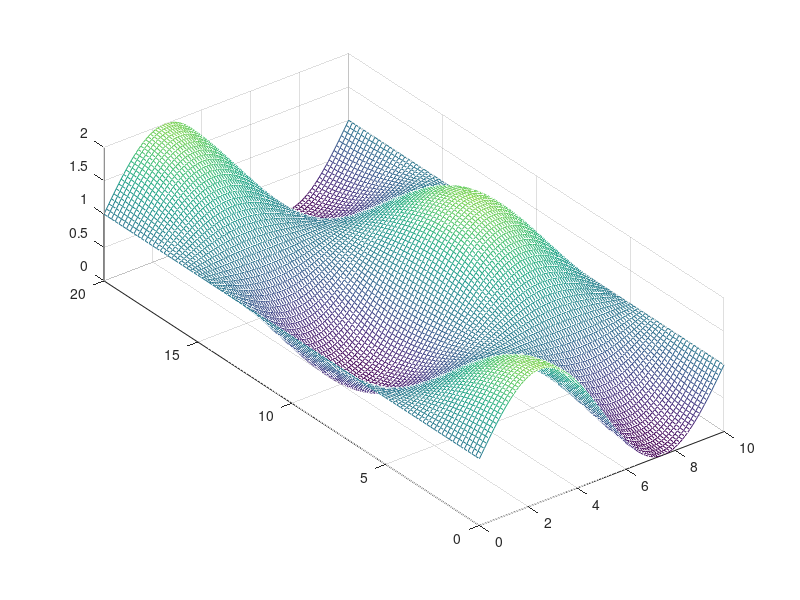

MATLAB code to generate this figure: (Note: this script raises an error after producing the figure.)
clc
clear
close all

printfigure = 1;

Length_x = 10;  
Length_y = 20;  
Time = 5;
step_length_x = 0.1;
step_length_y = 0.2;
step_time = 0.1;
x = 0 : step_length_x : Length_x;
y = 0 : step_length_y : Length_y;
t = 0 : step_time : Time;
N_length_x = length(x);
N_length_y = length(y);
N_time = length(t);

k = 0.1;  % Waermeleitfaehigkeit in cm^2/s
a = 0.1;

N = 10;  % Grad
lambda = 0 : pi / Length_x : N * pi / Length_x;
sigma = 0 : pi / Length_y : N * pi / Length_y;

f = zeros(N_time, N_length_x, N_length_y);  % Temperaturmatrix
for i = 1 : N_length_x
    for j = 1 : N_length_y
        f(1,i,j) = sin(x(i) / Length_x * 2 * pi) * cos(y(j) / Length_y * 2 * pi) + 1;
    end
end

[Y,X] = meshgrid(y,x);
mesh(X,Y,squeeze(f(1,:,:)));
caxis([0 2.5])
pbaspect([1 Length_y/Length_x 0.5])
setmesh('Anfangsbedingung','$x$','$y$','$f$','T_2D_inhomo_modal_inital_condition',printfigure)

phi = zeros(N + 1, N_length_x);  % Eigenfunktionen
psi = zeros(N + 1, N_length_y);  % Eigenfunktionen
T = zeros(N + 1, N + 1, N_time);  % Gewichtung

phi(1,:) = sqrt(1 / Length_x);
for i = 2 : N + 1
    for n = 1 : N_length_x
        phi(i, n) = sqrt(2 / Length_x) * cos(lambda(i) * x(n));
    end
end
psi(1,:) = sqrt(1 / Length_y);
for i = 2 : N + 1
    for n = 1 : N_length_y
        psi(i, n) = sqrt(2 / Length_y) * cos(sigma(i) * y(n));
    end
end

figure
for i = 1 : N + 1
    plot(x,phi(i,:))
    hold on
end
txt = ['$G = ',num2str(N),'$'];
TEXT = text(8,0.4,txt,'FontSize',30);
set(TEXT,'Interpreter','latex')
setplt('Eigenfunktionen $\varphi$','$x$','$value$','T_2D_inhomo_modal_Eigenfunctions_phi',printfigure)

figure
for i = 1 : N + 1
    plot(y,psi(i,:))
    hold on
end
txt = ['$G = ',num2str(N),'$'];
TEXT = text(16,0.3,txt,'FontSize',30);
set(TEXT,'Interpreter','latex')
setplt('Eigenfunktionen $\psi$','$y$','$value$','T_2D_inhomo_modal_Eigenfunctions_psi',printfigure)

for i = 1 : N + 1
    for j = 1 : N + 1
        T(i, j, 1) = 0;
        for n = 1 : N_length_x
            for m = 1 : N_length_y
                T(i, j, 1) = T(i, j, 1) + f(1,n,m) * phi(i, n) * psi(j, m) * step_length_x * step_length_y;
            end
        end
    end
end

for i = 1 : N + 1
    for j = 1 : N + 1
        for n = 2 : N_time
            T(i, j, n) = (1 - step_time * k * (lambda(i)^2 + sigma(j)^2) - a * step_time)^(n - 1) * T(i, j, 1);
        end
    end
end

f = zeros(N_time, N_length_x, N_length_y);  % Temperaturmatrix
for n = 1 : N_time
    for i = 1 : N + 1
        for j = 1 : N + 1
            for x_direction = 1 : N_length_x
                for y_direction = 1 : N_length_y
                    f(n,x_direction,y_direction) = f(n,x_direction,y_direction) + T(i,j,n) * phi(i,x_direction) * psi(j,y_direction);
                end
            end
        end
    end
end

figure
for n = 1 : 1 : N_time
    mesh(X,Y,squeeze(f(n,:,:)))
    zlim([0 2.5])
    caxis([0 2.5])
    pbaspect([1 Length_y/Length_x 0.5])
    setmesh('','$x$','$y$','$f$','T_2D_inhomo_modal_1',0)
    set(gcf,'outerposition',get(0,'screensize'));
    txt = ['$t = ',num2str(t(n)),'$'];
    TEXT = text(8,0,0.5,txt,'FontSize',60);
    set(TEXT,'Interpreter','latex')
    txt = ['$G = ',num2str(N),'$'];
    TEXT = text(8,0,1.8,txt,'FontSize',60);
    set(TEXT,'Interpreter','latex')
    xticks(0:5:10)
    yticks(0:5:20)
    zticks([-1 1 3])
    xticklabels({'0','5','10'})
    yticklabels({'0','5','10','15','20'})
    zticklabels({'-1','1','3'})
    drawnow
    frame=getframe(gcf);
    imind=frame2im(frame);
    [imind,cm] = rgb2ind(imind,256);
    if printfigure == 1
        if n==1
             imwrite(imind,cm,'T_2D_inhomo_modal_1.gif','gif', 'Loopcount',inf,'DelayTime',1e-6);
        else
             imwrite(imind,cm,'T_2D_inhomo_modal_1.gif','gif','WriteMode','append','DelayTime',1e-6);
        end
    end
end

figure
for n = 1 : 6
    a = round((N_time - 1) / 5 * (n - 1)) + 1;
    mesh(X,Y,squeeze(f(a,:,:)))
    zlim([0 2.5])
    caxis([0 2.5])
    pbaspect([1 Length_y/Length_x 0.5])
    set(gcf,'outerposition',get(0,'screensize'));
    txt = ['$t = ',num2str(t(a)),'$'];
    TEXT = text(8,0,0.5,txt,'FontSize',60);
    set(TEXT,'Interpreter','latex')
    txt = ['$G = ',num2str(N),'$'];
    TEXT = text(8,0,1.8,txt,'FontSize',60);
    set(TEXT,'Interpreter','latex')
    xticks(0:5:10)
    yticks(0:5:20)
    zticks([-1 1 3])
    xticklabels({'0','5','10'})
    yticklabels({'0','5','10','15','20'})
    zticklabels({'-1','1','3'})
    drawnow
    name = ['T_2D_inhomo_modal_1_shot_',num2str(n)];
    setmesh('','$x$','$y$','$f$',name,printfigure)
end

close all
